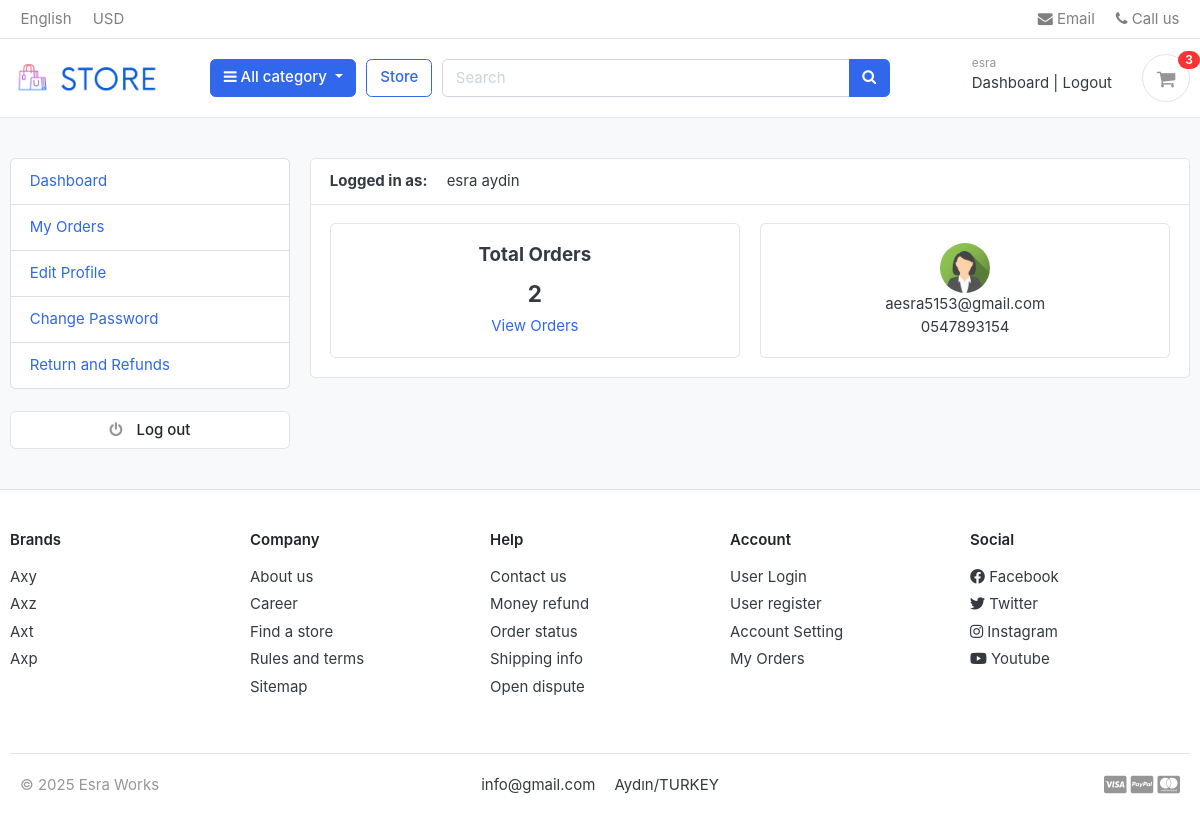
The page /accounts/dashboard/ (signed in) on the database its author committed.
### accounts/models.py (models this page shows, shortened)
class Account(AbstractBaseUser):
    first_name      = models.CharField(max_length=50)
    last_name       = models.CharField(max_length=50)
    username        = models.CharField(max_length=50, unique=True)
    email           = models.EmailField(max_length=100, unique=True)
    phone_number    = models.CharField(max_length=50)
    date_joined     = models.DateTimeField(auto_now_add=True)
    last_login      = models.DateTimeField(auto_now_add=True)
    is_admin        = models.BooleanField(default=False)
    is_staff        = models.BooleanField(default=False)
    is_active        = models.BooleanField(default=False)
    is_superadmin        = models.BooleanField(default=False)
    USERNAME_FIELD = 'email'
    REQUIRED_FIELDS = ['username', 'first_name', 'last_name']
    objects = MyAccountManager()
    def full_name(self):
        return f'{self.first_name} {self.last_name}'

class UserProfile(models.Model):
    user = models.OneToOneField(Account,on_delete=models.CASCADE)
    address_line_1 = models.CharField(blank=True,max_length=100)
    address_line_2 = models.CharField(blank=True,max_length=100)
    profile_picture = models.ImageField(blank=True,upload_to='userprofile')
    city = models.CharField(blank=True,max_length=20)
    state= models.CharField(blank=True,max_length=20)
    country= models.CharField(blank=True,max_length=20)

### accounts/views.py (the view)
# urls.py: path('dashboard/',views.dashboard, name ='dashboard'),
@login_required(login_url = 'login')
def dashboard(request):
    orders = Order.objects.order_by('-created_at').filter(user_id=request.user.id,is_ordered=True)
    orders_count = orders.count()
    userprofile = UserProfile.objects.get(user_id=request.user.id)
    context = {
        'orders_count':orders_count,
        'userprofile':userprofile,
    }
    return render(request,'accounts/dashboard.html',context)

### carts/context_processors.py (called while the page is built)
def counter(request):
    cart_count = 0
    if 'admin' in request.path:
        return {}
    else:
        try:
            cart = Cart.objects.filter(cart_id=_cart_id(request))
            if request.user.is_authenticated:
                cart_items = CartItem.objects.all().filter(user=request.user)
            else:
                cart_items = CartItem.objects.all().filter(cart=cart[:1])
            for cart_item in cart_items:
                cart_count += cart_item.quantity
        except Cart.DoesNotExist:
            cart_count = 0
    return dict(cart_count=cart_count)

### carts/views.py (called while the page is built)
def _cart_id(request):
    cart = request.session.session_key
    if not cart:
        cart = request.session.create()
    return cart

### category/context_processors.py (called while the page is built)
def menu_links(request):
    links = Category.objects.all()
    return dict(links=links)

### category/models.py (called while the page is built)
    def get_url(self):
        return reverse('products_by_category',args=[self.slug])

### templates/accounts/dashboard.html (shortened to what this page needs)
{% extends 'base.html' %}
{% block content %}
<section class="section-conten padding-y bg">
<div class="container">
	<div class="row">
    {% include 'includes/dashboard_sidebar.html' %}
	<main class="col-md-9">
		<article class="card">
		<header class="card-header">
			<strong class="d-inline-block mr-3">Logged in as:</strong>
			<span>{{user.full_name}}</span>
		</header>
		<div class="card-body">
			<div class="row">
			 <div class="col-md-6">
				<div class="card">
					<div class="card-body" style="text-align:center;">
						<h5 class="card-title">Total Orders</h5>
						<h4>{{orders_count}}</h4>
						<a href="{% url 'my_orders' %}">View Orders</a>
					</div>
				</div>
			 </div>
			 <div class="col-md-6">
				<div class="card" style="text-align:center;">
					<div class="card-body">
						<img src="{{ userprofile.profile_picture.url }}" alt="Avatar" class="avatar" alt="User Profile Picture" width="50" height="50" style="border-radius:50%;">
						<p class="mb-0">{{user.email}}</p>
						<p>{{user.phone_number}}</p>
					</div>
				</div>
			</div>
			</div>
		</div>
		</article>
	</main>
</div>
</div>
</section>
{% endblock %}

### templates/includes/navbar.html (shortened to what this page needs)
{% load static %}
<header class="section-header">
<nav class="navbar p-md-0 navbar-expand-sm navbar-light border-bottom">
<div class="container">
  <div class="collapse navbar-collapse" id="navbarTop4">
    <ul class="navbar-nav mr-auto">
    	<li class="nav-item dropdown">
		 	<a href="#" class="nav-link">   English </a>
		</li>
		<li class="nav-item dropdown">
			<a href="#" class="nav-link"> USD </a>
		</li>
    </ul>
    <ul class="navbar-nav">
		<li><a href="#" class="nav-link"> <i class="fa fa-envelope"></i> Email </a></li>
		<li><a href="#" class="nav-link"> <i class="fa fa-phone"></i> Call us </a></li>
	</ul>
  </div>
</div>
</nav>
<section class="header-main border-bottom">
	<div class="container">
<div class="row align-items-center">
	<div class="col-lg-2 col-md-3 col-6">
		<a href="{% url 'home' %}" class="brand-wrap">
			<img class="logo" src="{% static './images/shop.png' %}">
		</a>
	</div>
	<div class="col-lg col-sm col-md col-6 flex-grow-0">
		<div class="category-wrap dropdown d-inline-block float-right">
			<button type="button" class="btn btn-primary dropdown-toggle" data-toggle="dropdown">
				<i class="fa fa-bars"></i> All category
			</button>
		</div>
	</div>
	<a href="{% url 'store' %}" class="btn btn-outline-primary">Store</a>
	<div class="col-lg  col-md-6 col-sm-12 col">
		<form action="{% url 'search' %}" class="search" method="GET">
			<div class="input-group w-100">
			    <input type="text" class="form-control" style="width:60%;" placeholder="Search" name="keyword">
			    <div class="input-group-append">
			      <button class="btn btn-primary" type="submit">
			        <i class="fa fa-search"></i>
			      </button>
			    </div>
		    </div>
		</form>
	</div>
	<div class="col-lg-3 col-sm-6 col-8 order-2 order-lg-3">
				<div class="d-flex justify-content-end mb-3 mb-lg-0">
					{% if user.id is None %}
					<div class="widget-header">
						<small class="title text-muted">Welcome guest!</small>
						<div>
							<a href="{% url 'login' %}">Sign in</a> <span class="dark-transp"> | </span>
							<a href="{% url 'register' %}"> Register</a>
						</div>
					</div>
					{% else %}
					<div class="widget-header">
						<small class="title text-muted">{{user.first_name}}</small>
						<div>
							<a href="{% url 'dashboard' %}">Dashboard</a> <span class="dark-transp"> | </span>
							<a href="{% url 'logout' %}">Logout</a>
						</div>
					</div>
					{% endif %}
					<a href="{% url 'cart' %}" class="widget-header pl-3 ml-3">
						<div class="icon icon-sm rounded-circle border"><i class="fa fa-shopping-cart"></i></div>
						<span class="badge badge-pill badge-danger notify">{{cart_count}}</span>
					</a>
				</div>
			</div>
</div>
	</div>
</section>
</header>

### store/static/css/ui.css (style rules this page uses)
html { font-family: "Inter", sans-serif; font-size: 15px; }
.icon-xs, .icon-sm, .icon-md, .icon-lg { display: inline-block; text-align: center; flex-shrink: 0; flex-grow: 0; }
.icon-sm { width: 48px; height: 48px; line-height: 48px !important; font-size: 20px; }
.padding-y { padding-top: 40px; padding-bottom: 40px; }
article:after, .form-group:after { display: block; clear: both; content: ""; }
.bg { background-color: #f8f9fa; }
p:last-child { margin-bottom: 0; }
.header-main { position: relative; padding-top: 1rem; padding-bottom: 1rem; }
.brand-wrap .logo, .navbar-brand .logo { margin-right: 7px; max-height: 42px; display: inline-block; }
.widget-header { display: inline-block; vertical-align: middle; position: relative; }
.widget-header a { color: #343a40; }
.widget-header i { color: #969696; }
.widget-header .title { display: block; }
.widget-header .notify { position: absolute; top: -3px; right: -10px; }
.notify { position: absolute; top: -4px; right: -10px; display: inline-block; padding: 0.25em 0.6em; font-size: 12px; line-height: 1; text-align: center; border-radius: 3rem; color: #fff; background-color: #fa3434; }

### rows shown on the page
Account: first_name "esra", full_name "esra aydin", email "aesra5153@gmail.com", phone_number "0547893154"
UserProfile: profile_picture (placeholder picture)

### other values the page prints
{{ cart_count }} "3"
{{ orders_count }} "2"
